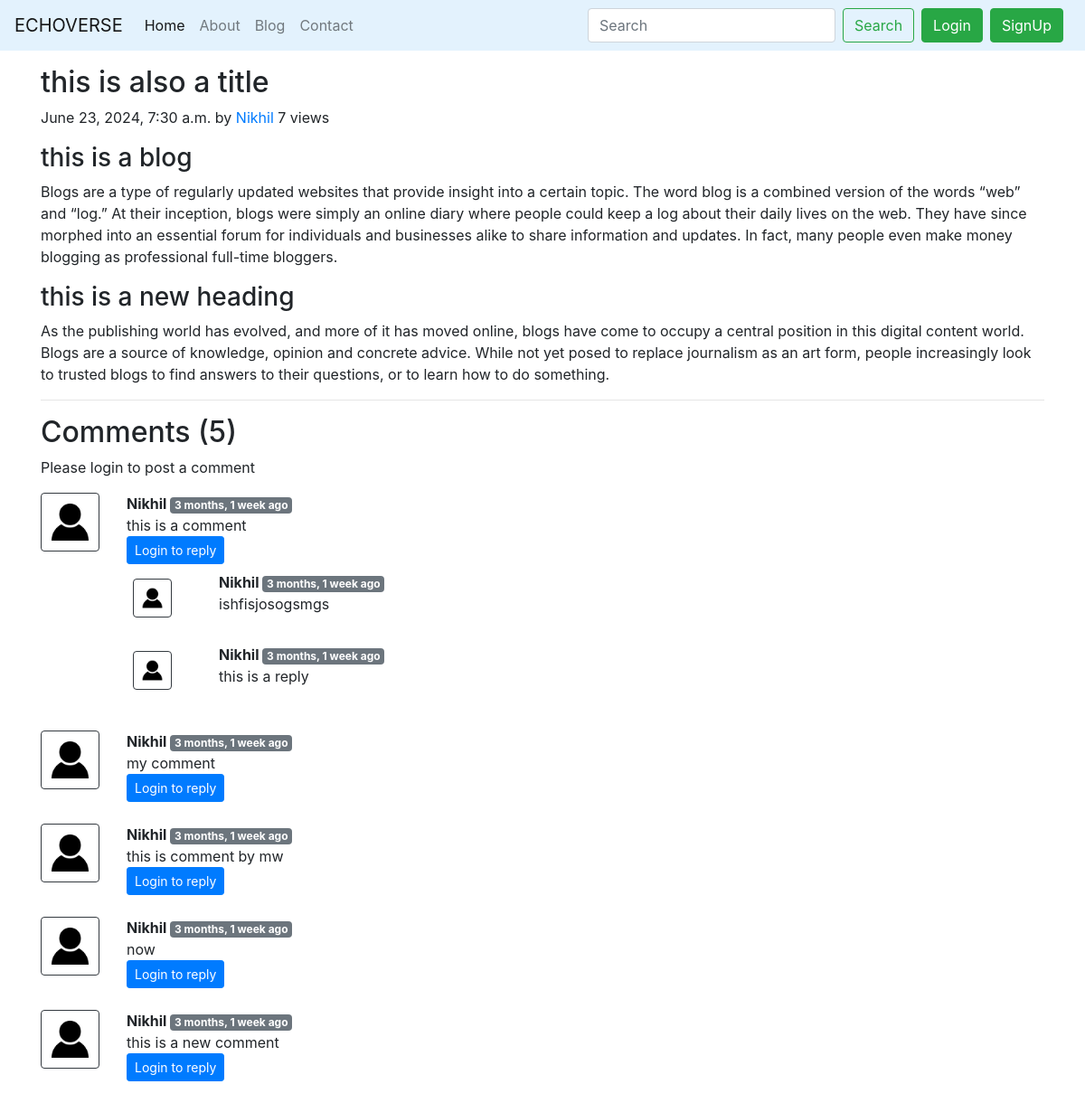
The app's page /blog/Article-by-Nihkil with its own data.
### blog/models.py (models this page shows, shortened)
class Post(models.Model):
    sno=models.AutoField(primary_key=True)
    title=models.CharField(max_length=255)
    author=models.CharField(max_length=14)
    views= models.IntegerField(default=0)
    slug=models.CharField(max_length=130)
    timeStamp=models.DateTimeField(blank=True)
    content=models.TextField()

class BlogComment(models.Model):
    sno= models.AutoField(primary_key=True)
    comment=models.TextField()
    user=models.ForeignKey(User, on_delete=models.CASCADE)
    post=models.ForeignKey(Post, on_delete=models.CASCADE)
    parent=models.ForeignKey('self',on_delete=models.CASCADE, null=True )
    timestamp= models.DateTimeField(default=now)

### blog/views.py (the view)
# urls.py: path('<str:slug>', views.blogPost, name='blogPost')
def blogPost(request,slug):
    post=Post.objects.filter(slug=slug).first()
    post.views= post.views +1
    post.save()
    comments= BlogComment.objects.filter(post=post, parent=None)
    replies= BlogComment.objects.filter(post=post).exclude(parent=None)
    replyDict={}
    for reply in replies:
        if reply.parent.sno not in replyDict.keys():
            replyDict[reply.parent.sno]=[reply]
        else:
            replyDict[reply.parent.sno].append(reply)
    context={'post':post, 'comments': comments, 'user': request.user, 'replyDict': replyDict}
    return render(request, "blog/blogPost.html", context)

### blog/templatetags/extras.py (called while the page is built)
@register.filter(name='get_val')
def get_val(dict, key):
    return dict.get(key)

### templates/blog/Blogpost.html (shortened to what this page needs)
{% extends 'base.html' %}
{% block body %}
{% load extras %}
{% load humanize %}
<div class="container my-3">
<div class="blog-post">
        <h2 class="blog-post-title">{{post.title}}</h2>
        <p class="blog-post-meta">{{post.timeStamp}} by <a href="#">{{post.author}}</a> <span > {{post.views}} views</span></p>
        <p >{{post.content|safe}}</p>
        <hr>
      </div>
      </div>
      <div class="container">
         <h2> Comments ({{comments.count}}) </h2> {% comment %}here count will give no.of elements in comments which denotes the number of {% endcomment %}
        <div class="my-2">
            {% if user.is_authenticated %}
            <form action="/blog/postComment" method="post">
                {% csrf_token %}
                <div class="form-group">
                    <label for="exampleInputEmail1">Post Comment </label>
                    <input type="text" class="form-control" name="comment" placeholder="Enter comment here">
                </div>
                <input type="hidden" name="postSno" value="{{post.sno}}">
                <input type="hidden" name="parentSno" value="">
                <button type="submit" class="btn btn-primary">Submit</button>
            </form>
            {% else %}
            Please login to post a comment
            {% endif %}
        </div>
        {% for comment in comments %}
        <div class="row my-3">
            <div class="col-md-1  ">
                <img class="rounded mx-auto d-block w-100 border border-dark p-2" src="/static/img/user.png" alt="user">
            </div>
            <div class="col-md-11 ">
                <b> {{comment.user.username}} </b> <span class="badge badge-secondary ">{{comment.timestamp| naturaltime}}</span>
                <div>{{comment.comment}}</div>
                <div class="reply mx-0">
                    {% if user.is_authenticated %}
                    <button class="btn btn-sm btn-primary" type="button" data-toggle="collapse" data-target="#replyBox{{comment.sno}}" aria-expanded="false" aria-controls="replyBox{{comment.sno}}">
                        Reply
                    </button>
                    <div class="collapse" id="replyBox{{comment.sno}}">
                        <div class="card card-body my-2">
                            <form action="/blog/postComment" method="post">
                                {% csrf_token %}
                                <div class="form-group">
                                    <label for="comment">Post a reply </label>
                                    <input type="text" class="form-control" name="comment" placeholder="Enter comment here">
                                    <input type="hidden" name="parentSno" value="{{comment.sno}}">
                                </div>
                                <input type="hidden" name="postSno" value="{{post.sno}}">
                                <button type="submit" class="btn btn-primary">Submit</button>
                            </form>
                        </div>
                    </div>
                    {% else %}
                    <button class="btn btn-sm btn-primary" type="button" data-toggle="collapse" data-target="#replyBox{{comment.sno}}" aria-expanded="false" aria-controls="replyBox{{comment.sno}}">
                        Login to reply
                    </button>
                    {% endif %}
                    <div class="replies my-2 ">
                        {% for reply in replyDict|get_val:comment.sno %}
                        <div class="row my-2">
                            <div class="col-md-1 ">
                                <img class="rounded mx-auto d-block w-75 my-2 border border-dark p-2" src="/static/img/user.png" alt="user">
                            </div>
                            <div class="col-md-11">
                                <div class="col-md-11 ">
                                    <b> {{reply.user.username}} </b> <span class="badge badge-secondary ">{{reply.timestamp| naturaltime}}</span>
                                    <div>{{reply.comment}}</div>
                                </div>
                                <br>
                            </div>
                        </div>
                        {% endfor %}
                    </div>
                </div>
            </div>
        </div>
        {% endfor %}
    </div>
    {% endblock %}

### templates/base.html (shortened to what this page needs)
<!doctype html>
<html lang="en">
  <head>
    <link rel="stylesheet" href="https://cdn.jsdelivr.net/npm/bootstrap@4.1.3/dist/css/bootstrap.min.css">
  </head>
  <body>
    <nav class="navbar navbar-expand-lg  navbar-light" style="background-color: #e3f2fd;"">
        <a class="navbar-brand" href="#">ECHOVERSE</a>
        <div class="collapse navbar-collapse" id="navbarSupportedContent">
          <ul class="navbar-nav mr-auto">
            <li class="nav-item active">
              <a class="nav-link" href="/">Home <span class="sr-only">(current)</span></a>
            </li>
            <li class="nav-item">
              <a class="nav-link" href="/about">About</a>
            </li>
            <li class="nav-item">
              <a class="nav-link" href="/blog">Blog</a>
            </li>
            <li class="nav-item">
              <a class="nav-link" href="/contact">Contact</a>
            </li>
          </ul>
          <form method="get" action="/search" class="form-inline my-2 my-lg-0">
            <input class="form-control mr-sm-2" type="search" placeholder="Search" aria-label="Search" id="query" name="query" >
            <button class="btn btn-outline-success my-2 my-sm-0 mr-2" type="submit">Search</button>
          </form>
{% if user.is_authenticated %}
<ul class="navbar-nav mr-2">
<li class="nav-item dropdown">
<a class="nav-link dropdown-toggle" href='#' id="navbarDropdown" role="button" data-toggle="dropdown"> Welcome {{request.user}}</a>
<div class="dropdown-menu" aria-labelledby="navbarDropdown">
          <a class="dropdown-item" href="/logout">Logout</a>
        </div>
      </li>
      </ul>
      </div>
{% else %}
<button type="button" class="btn btn-success mr-2" data-toggle="modal" data-target="#loginModal">
Login
</button>
<button type="button" class="btn btn-success mr-2" data-toggle="modal" data-target="#signupModal">
SignUp
</button>
{% endif %}
        </div>
      </nav>
{% block body%}  {%endblock%}
  </body>
</html>

### templates/blog/Blogpost.html (style rules this page uses)
.blog-post p { word-wrap: break-word; }

### records on screen
Post: title "this is also a title", timeStamp "June 23, 2024, 7:30 a.m.", author "Nikhil", views "7", content "this is a blog Blogs are a type of regularly updated websites that provide insight into a certain topic. The word blog is a combined version of the words “web” and “log.” At their inception, blogs were simply an online diary where people could keep a log about their daily lives on the web. They have since morphed into an essential forum for individuals and businesses alike to share information and updates. In fact, many people even make money blogging as professional full-time bloggers. this is a new heading As the publishing world has evolved, and more of it has moved online, blogs have come to occupy a central position in this digital content world. Blogs are a source of knowledge,…"
BlogComment: user.username "Nikhil", timestamp "3 months, 1 week ago", comment "this is a comment"
BlogComment: user.username "Nikhil", timestamp "3 months, 1 week ago", comment "ishfisjosogsmgs"
BlogComment: user.username "Nikhil", timestamp "3 months, 1 week ago", comment "this is a reply"
BlogComment: user.username "Nikhil", timestamp "3 months, 1 week ago", comment "my comment"
BlogComment: user.username "Nikhil", timestamp "3 months, 1 week ago", comment "this is comment by mw"
BlogComment: user.username "Nikhil", timestamp "3 months, 1 week ago", comment "now"
BlogComment: user.username "Nikhil", timestamp "3 months, 1 week ago", comment "this is a new comment"

### other values on screen
{{ comments.count }} "5"
